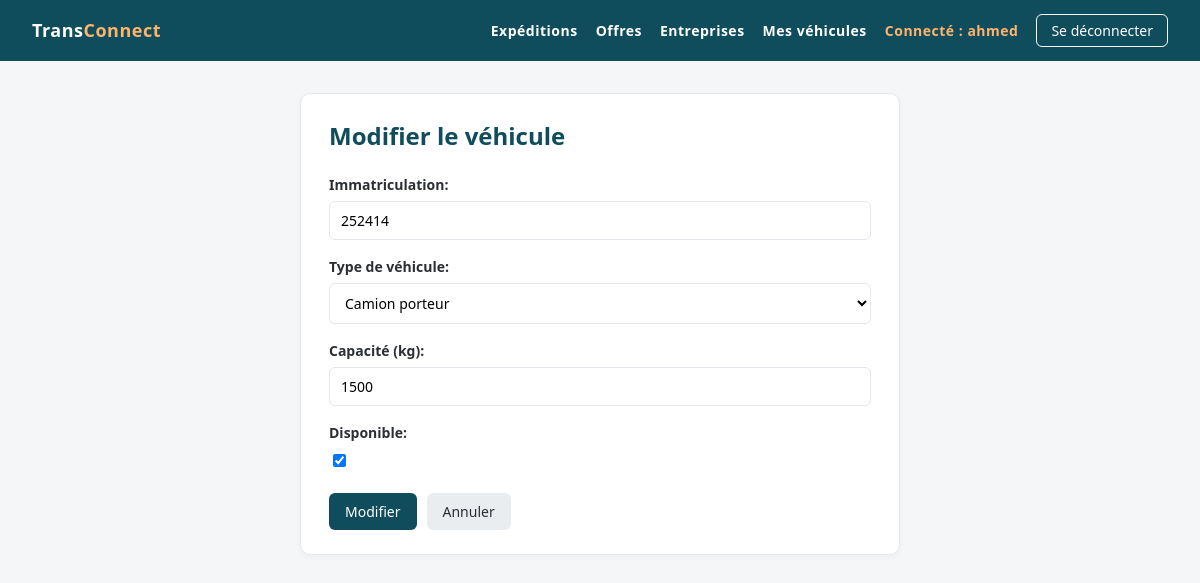
Page /vehicules/vehicules/1/update/ (signed in) on the committed database.
### EntreprisesApp/models.py (models this page shows, shortened)
class Utilisateur(AbstractUser):
    user_id=models.CharField(max_length=8, primary_key=True)
    email=models.EmailField(unique=True, validators=[validate_email])
    role=models.CharField(max_length=20, choices=[
        ('admin','Administrateur'),
        ('char','Chargeur'),
        ('trans','Transporteur'),
    ], default='char')
    telephone=models.CharField(max_length=15, null=True, blank=True)
    created_at=models.DateTimeField(auto_now_add=True)
    updated_at=models.DateTimeField(auto_now=True)

### VehiculesApp/models.py (models this page shows, shortened)
class Vehicule(models.Model):
    immatriculation = models.CharField(max_length=11, unique=True)
    type_vehicule = models.CharField(choices=[('camionnette','Camionnette / utilitaire léger'),('camion_porteur','Camion porteur'),('semi_remorque','Semi-remorque'),('fourgon','Fourgon')], max_length=20,default='camionnette')
    capacite_kg = models.IntegerField(validators=[MinValueValidator(100,"La capacité doit être d'au moins 100 kg")])
    disponible = models.BooleanField(default=True)
    created_at = models.DateTimeField(auto_now_add=True)
    updated_at = models.DateTimeField(auto_now=True)
    proprietaire = models.ForeignKey(Entreprise, on_delete=models.CASCADE, related_name='vehicules',limit_choices_to={'type_entreprise': 'trans'})

### VehiculesApp/views.py (the view)
# urls.py: path('vehicules/<int:pk>/update/', Vehicule_update.as_view(), name='vehicule_update')
class Vehicule_update(TransporteurRequisMixin, VehiculesDeMonEntrepriseMixin, UpdateView):
    model = Vehicule
    template_name = 'vehicule/forms.html'
    success_url = reverse_lazy('vehicules:vehicule_list')
    form_class = VehiculeForm

### VehiculesApp/forms.py
class VehiculeForm(forms.ModelForm):
    class Meta:
        model = Vehicule
        fields = ['immatriculation', 'type_vehicule', 'capacite_kg', 'disponible']
        labels = {'type_vehicule': 'Type de véhicule', 'capacite_kg': 'Capacité (kg)'}
        widgets = {'immatriculation': forms.TextInput(attrs={'placeholder': '123 TU 4567'})}

### EntreprisesApp/mixins.py (called while the page is built)
    def test_func(self):
        entreprise = getattr(self.request.user, 'entreprise', None)
        return entreprise is not None and entreprise.type_entreprise == 'trans'

### VehiculesApp/views.py (called while the page is built)
    def get_queryset(self):
        return Vehicule.objects.filter(proprietaire=self.request.user.entreprise)

### templates/vehicule/forms.html (shortened to what this page needs)
{% extends 'base.html' %}
{% block content %}
<div class="card narrow">
    <h1>{% if form.instance.pk %}Modifier le véhicule{% else %}Créer un nouveau véhicule{% endif %}</h1>
    <form method="post">
        {{ form.as_p }}
        <div class="actions">
            <button type="submit">{% if form.instance.pk %}Modifier{% else %}Créer{% endif %}</button>
            <a class="btn btn-light" href="{% url 'vehicules:vehicule_list' %}">Annuler</a>
        </div>
    </form>
</div>
{% endblock %}

### templates/base.html (shortened to what this page needs)
{% load static %}
<!DOCTYPE html>
<html lang="fr">
<head>
    <link rel="stylesheet" href="{% static 'css/style.css' %}">
</head>
<body>
    <div class="topbar">
        <a class="brand" href="{% url 'home' %}">Trans<span>Connect</span></a>
        <nav>
            <a href="{% url 'expeditions:expedition_list' %}">Expéditions</a>
            <a href="{% url 'offres:offre_list' %}">Offres</a>
            <a href="{% url 'entreprises:entreprise_list' %}">Entreprises</a>
            {% if user.is_authenticated %}
                {% if user.entreprise.type_entreprise == 'char' %}
                    <a href="{% url 'expeditions:expedition_create' %}">Publier une expédition</a>
                {% elif user.entreprise.type_entreprise == 'trans' %}
                    <a href="{% url 'vehicules:vehicule_list' %}">Mes véhicules</a>
                {% else %}
                    <a href="{% url 'entreprises:entreprise_create' %}">Créer mon entreprise</a>
                {% endif %}
                <a class="nav-user" href="{% url 'profil' %}">Connecté : {{ user.username }}</a>
                <form method="post" action="{% url 'logout' %}">
                    <button type="submit">Se déconnecter</button>
                </form>
            {% else %}
                <a href="{% url 'login' %}">Se connecter</a>
                <a href="{% url 'inscription' %}">Créer un compte</a>
            {% endif %}
        </nav>
    </div>
    <div class="container">
        {% block content %}{% endblock %}
    </div>
</body>
</html>

### static/css/style.css (style rules this page uses)
:root { --primary: #0f4c5c; --primary-light: #1b6f80; --accent: #e36414; --bg: #f4f6f8; --card: #ffffff; --text: #2b2f33; --muted: #6b7680; --border: #e3e7eb; --danger: #c0392b; --radius: 10px; }
* { box-sizing: border-box; }
body { margin: 0; font-family: "Segoe UI", Roboto, Arial, sans-serif; background: var(--bg); color: var(--text); line-height: 1.5; }
.topbar { background: var(--primary); color: #fff; padding: 14px 32px; font-weight: 600; font-size: 18px; letter-spacing: .5px; }
.topbar span { color: #ffb36b; }
.container { max-width: 1100px; margin: 32px auto; padding: 0 20px; }
.card { background: var(--card); border: 1px solid var(--border); border-radius: var(--radius); padding: 24px 28px; box-shadow: 0 2px 6px rgba(0, 0, 0, .04); }
.card.narrow { max-width: 600px; margin: 0 auto; }
h1 { margin: 0 0 20px; font-size: 24px; color: var(--primary); }
a { color: var(--primary-light); text-decoration: none; }
.btn, button { display: inline-block; padding: 8px 16px; border: none; border-radius: 6px; font-size: 14px; font-family: inherit; cursor: pointer; background: var(--primary); color: #fff; transition: background .15s; }
.btn-light { background: #e9edf0; color: var(--text); }
.actions { display: flex; gap: 10px; margin-top: 20px; }
form p { margin: 0 0 16px; }
form label { display: block; font-weight: 600; margin-bottom: 6px; font-size: 14px; }
form input, form select, form textarea { width: 100%; padding: 9px 11px; border: 1px solid var(--border); border-radius: 6px; font-size: 14px; font-family: inherit; background: #fff; }
form input[type="checkbox"] { width: auto; margin-right: 6px; }
.topbar { display: flex; justify-content: space-between; align-items: center; }
.topbar a { color: #fff; text-decoration: none; }
.topbar nav { display: flex; align-items: center; gap: 18px; font-size: 14px; }
.topbar nav form { margin: 0; }
.topbar nav button { padding: 6px 14px; font-size: 14px; border: 1px solid #fff; }
.topbar .nav-user { color: #ffb36b; }

### rows in the picture
Utilisateur: username "ahmed"
Vehicule: immatriculation "252414", type_vehicule "Camion porteur", capacite_kg "1500", disponible "☑"
